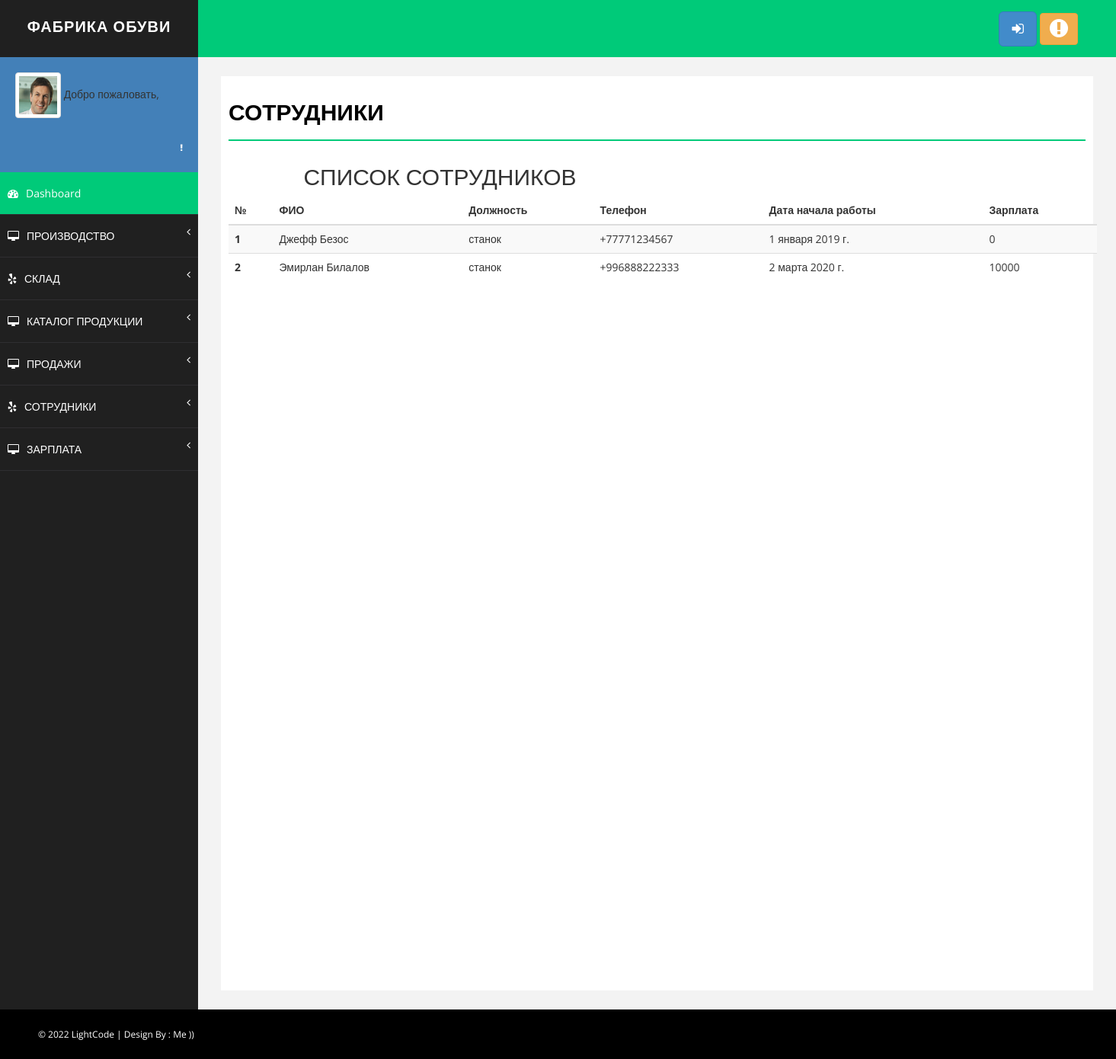
The app's page /emp_report (signed in), older data.
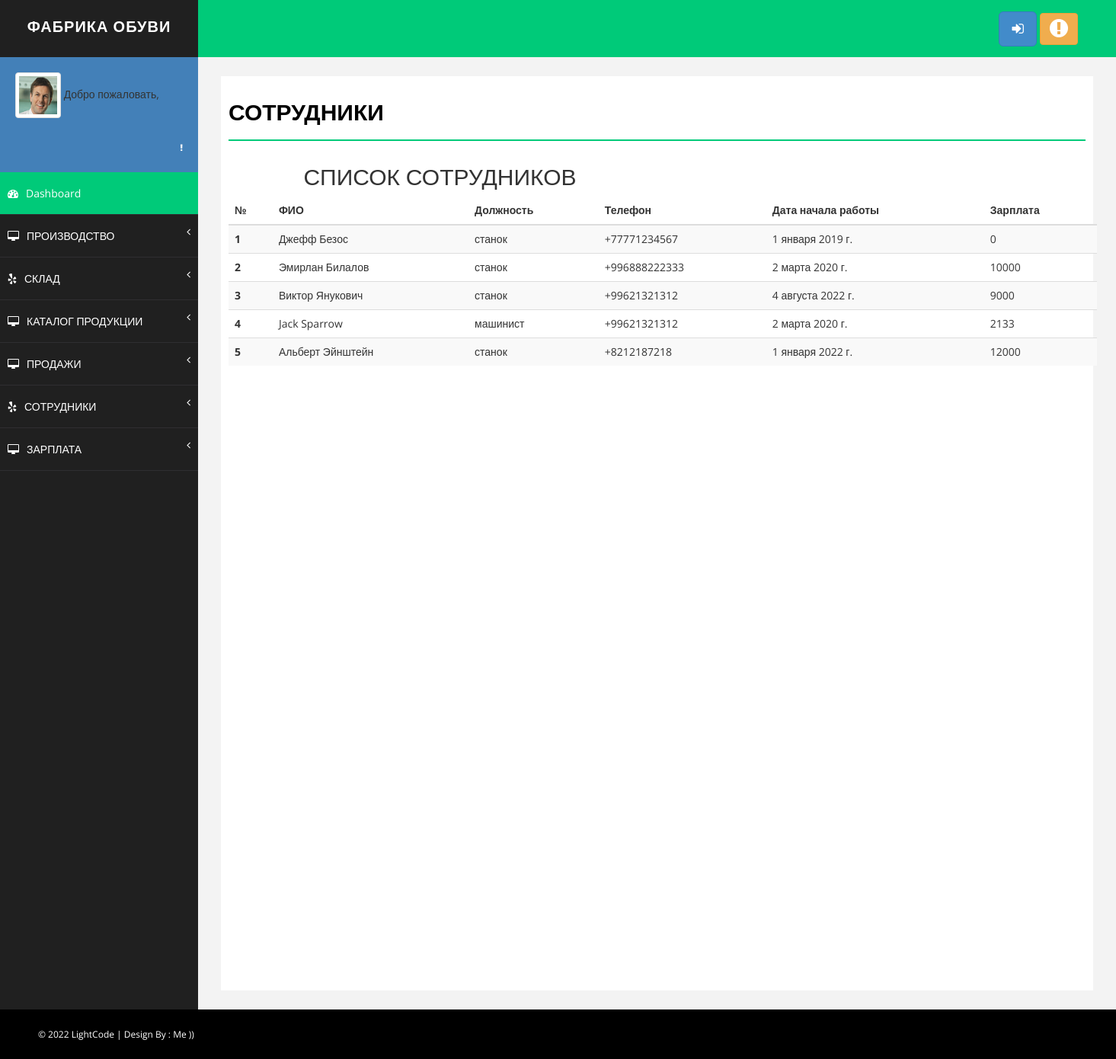
The same page, newer data.
### manufacture/models.py (models this page shows, shortened)
class Employee(models.Model):
    active = models.BooleanField(default=True)
    occupation = models.CharField(max_length=100, blank=True, verbose_name='Должность')
    date_start = models.DateField(verbose_name="Дата начала работы", blank=True)
    fio = models.CharField(max_length=64, unique=True, verbose_name="ФИО")  # имя фамилия отчество сотрудника
    phone = models.CharField(max_length=20, blank=True, verbose_name="Номер телефона")
    phone1 = models.CharField(max_length=20, blank=True, verbose_name="Дополнительный номер")
    monthly_salary = models.IntegerField(default=0, blank=True)
    class Meta:
        verbose_name = 'Сотрудник'
        verbose_name_plural = 'Сотрудники'

### manufacture/views.py (the view)
# urls.py: path('emp_report', employers, name='employers'),
def employers(request):
    employer = Employee.objects.all()
    return render(request, 'manufacture/emp_report.html', {'employer': employer})

### manufacture/templates/manufacture/emp_report.html (shortened to what this page needs)
{% extends 'base.html' %}
{% load static %}
{% block content %}
 <div id="page-wrapper">
            <div id="page-inner">
                <div class="row">
                    <div class="col-md-12">
                        <h1 class="page-head-line">СОТРУДНИКИ</h1>
					</div>
					<body>
					<section class="ftco-section">
						<div class="container">
							<div class="row justify-content-center">
								<div class="col-md-6 text-center mb-5">
									<h2 class="heading-section">СПИСОК СОТРУДНИКОВ</h2>
								</div>
							</div>
							<div class="row">
								<div class="col-md-12">
									<div class="table-wrap">
										<table class="table table-striped">
										  <thead>
											<tr>
											  <th>№</th>
												<th>ФИО</th>
											  <th>Должность</th>
											  <th>Телефон</th>
											  <th>Дата начала работы </th>
											  <th>Зарплата</th>
											</tr>
										  </thead>
										  <tbody>
										  {% for i in employer %}
										  <tr>
											  <th scope="row"> {{ i.id}}</th>
											  <td>{{ i.fio }}</td>
												<td>{{ i.occupation }}</td>
												<td>{{ i.phone }}</td>
											  <td>{{ i.date_start }}</td>
											  <td>{{ i.monthly_salary }}</td>
											</tr>
										  {% endfor %}
										  </tbody>
										</table>
									</div>
								</div>
							</div>
						</div>
					</section>
					</div>
							</div>
					</html>
{% endblock %}

Row changes from the older to the newer data that the page shows:
added Employee: id "3", fio "Виктор Янукович", occupation "станок", phone "+99621321312", date_start "4 августа 2022 г.", monthly_salary "9000"
added Employee: id "4", fio "Jack Sparrow", occupation "машинист", phone "+99621321312", date_start "2 марта 2020 г.", monthly_salary "2133"
added Employee: id "5", fio "Альберт Эйнштейн", occupation "станок", phone "+8212187218", date_start "1 января 2022 г.", monthly_salary "12000"
